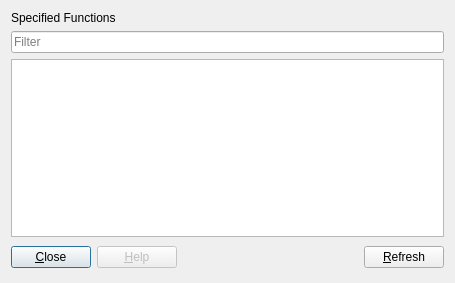
<?xml version="1.0" encoding="UTF-8"?>
<ui version="4.0">
 <author>Evan Teran</author>
 <class>AnalyzerPlugin::SpecifiedFunctions</class>
 <widget class="QDialog" name="SpecifiedFunctions">
  <property name="geometry">
   <rect>
    <x>0</x>
    <y>0</y>
    <width>455</width>
    <height>283</height>
   </rect>
  </property>
  <property name="windowTitle">
   <string>Specified Functions</string>
  </property>
  <layout class="QVBoxLayout" name="verticalLayout">
   <item>
    <widget class="QLabel" name="label">
     <property name="text">
      <string>Specified Functions</string>
     </property>
    </widget>
   </item>
   <item>
    <widget class="QLineEdit" name="filter">
     <property name="placeholderText">
      <string>Filter</string>
     </property>
     <property name="clearButtonEnabled">
      <bool>true</bool>
     </property>
    </widget>
   </item>
   <item>
    <widget class="QListView" name="function_list">
     <property name="font">
      <font>
       <family>Monospace</family>
      </font>
     </property>
     <property name="editTriggers">
      <set>QAbstractItemView::NoEditTriggers</set>
     </property>
     <property name="showDropIndicator" stdset="0">
      <bool>false</bool>
     </property>
     <property name="alternatingRowColors">
      <bool>true</bool>
     </property>
    </widget>
   </item>
   <item>
    <layout class="QHBoxLayout">
     <property name="spacing">
      <number>6</number>
     </property>
     <item>
      <widget class="QPushButton" name="close_button">
       <property name="text">
        <string>&amp;Close</string>
       </property>
       <property name="icon">
        <iconset theme="dialog-close">
         <normaloff>.</normaloff>.</iconset>
       </property>
      </widget>
     </item>
     <item>
      <widget class="QPushButton" name="help_button">
       <property name="enabled">
        <bool>false</bool>
       </property>
       <property name="text">
        <string>&amp;Help</string>
       </property>
       <property name="icon">
        <iconset theme="help-browser">
         <normaloff>.</normaloff>.</iconset>
       </property>
      </widget>
     </item>
     <item>
      <spacer>
       <property name="orientation">
        <enum>Qt::Horizontal</enum>
       </property>
       <property name="sizeHint" stdset="0">
        <size>
         <width>361</width>
         <height>29</height>
        </size>
       </property>
      </spacer>
     </item>
     <item>
      <widget class="QPushButton" name="refresh_button">
       <property name="text">
        <string>&amp;Refresh</string>
       </property>
       <property name="icon">
        <iconset theme="view-refresh">
         <normaloff>.</normaloff>.</iconset>
       </property>
      </widget>
     </item>
    </layout>
   </item>
  </layout>
 </widget>
 <resources/>
 <connections>
  <connection>
   <sender>close_button</sender>
   <signal>clicked()</signal>
   <receiver>SpecifiedFunctions</receiver>
   <slot>reject()</slot>
   <hints>
    <hint type="sourcelabel">
     <x>61</x>
     <y>458</y>
    </hint>
    <hint type="destinationlabel">
     <x>265</x>
     <y>468</y>
    </hint>
   </hints>
  </connection>
 </connections>
</ui>
